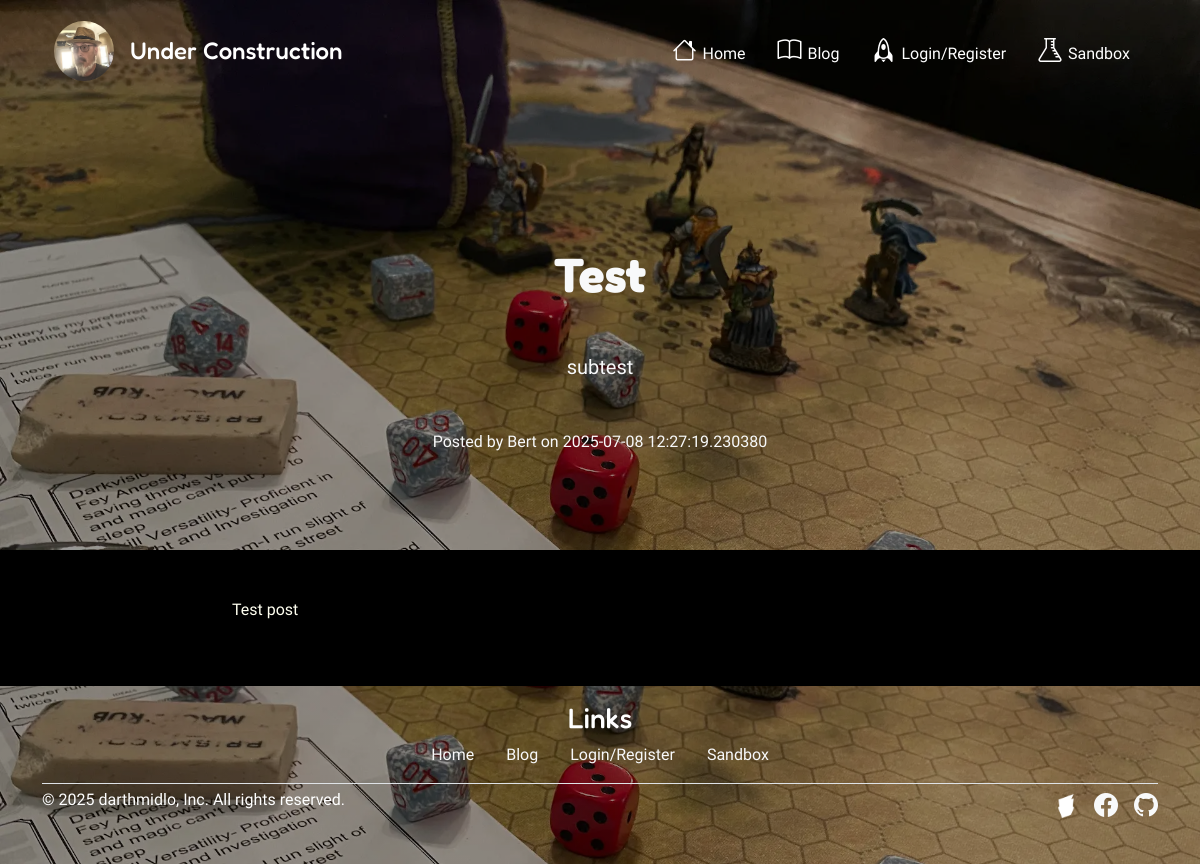
/post/1, run on the app's committed database.
### app.py (models this page shows, shortened)
class BlogPost(db.Model):
    __tablename__ = "blog_posts"
    id: Mapped[int] = mapped_column(Integer, primary_key=True)
    author_id: Mapped[int] = mapped_column(ForeignKey("users.id"), nullable=False)
    author: Mapped["User"] = relationship(back_populates="posts")
    title: Mapped[str] = mapped_column(String(250), unique=True, nullable=False)
    subtitle: Mapped[str] = mapped_column(String(250), nullable=False)
    date: Mapped[datetime] = mapped_column(default=datetime.utcnow, nullable=False)
    updated_at: Mapped[datetime] = mapped_column(
        default=datetime.utcnow, onupdate=datetime.utcnow
    )
    is_published: Mapped[bool] = mapped_column(default=True, nullable=False)
    body: Mapped[str] = mapped_column(Text, nullable=False)
    img_url: Mapped[str] = mapped_column(String(250), nullable=True)
    slug: Mapped[str] = mapped_column(String(250), unique=True, nullable=False)
    comments: Mapped[List["Comment"]] = relationship(
        back_populates="parent_post",
        cascade="all, delete",  # Auto delete comments if a post is deleted
    )

class User(UserMixin, db.Model):
    __tablename__ = "users"
    id: Mapped[int] = mapped_column(Integer, primary_key=True)
    email: Mapped[str] = mapped_column(String(100), unique=True, nullable=False)
    password: Mapped[str] = mapped_column(String(100), nullable=False)
    name: Mapped[str] = mapped_column(String(100), nullable=False)
    admin: Mapped[bool] = mapped_column(default=False, nullable=False)
    is_active: Mapped[bool] = mapped_column(default=True, nullable=False)
    posts: Mapped[List["BlogPost"]] = relationship(back_populates="author")
    comments: Mapped[List["Comment"]] = relationship(back_populates="comment_author")

### app.py (the view)
@app.route("/post/<int:post_id>", methods=["GET", "POST"])
def show_post(post_id):
    requested_post = db.get_or_404(BlogPost, post_id)
    return render_template("post.html", post=requested_post)

### templates/post.html
{% from "bootstrap5/form.html" import render_form %} {% extends "base.html" %}
{% block content %}
<section class="position-relative">
  <div class="px-4 py-5 my-5 text-center text-light">
    <h1 class="display-5 fw-bold my-5">{{ post.title }}</h1>
    <div class="col-lg-6 mx-auto">
      <p class="lead my-5">{{ post.subtitle }}</p>
      <span class="meta">
        Posted by {{ post.author.name }} on {{ post.date }}
      </span>
    </div>
  </div>
</section>
<section class="section-bg">
  <div class="container">
    <div class="row">
      <div class="col-lg-8 col-md-10 mx-auto my-5">{{ post.body|safe }}</div>
    </div>
  </div>
</section>
{% endblock %}

### static/css/style.css (style rules this page uses)
.bg-wallpaper { background-image: url("../img/game-table.webp"); background-repeat: no-repeat; background-position: top center; background-attachment: fixed; background-size: cover; }
.bg-overlay::before { content: ''; position: fixed; top: 0; right: 0; bottom: 0; left: 0; background: rgba(0,0,0,0.4); z-index: -1; pointer-events: none; }
h1, h2, h3, .hero-title, .section-title { font-family: 'Fredoka', sans-serif; font-weight: 500; }
body, p, li, a, .nav-link, .btn { font-family: 'Quicksand', sans-serif; font-weight: 400; }
.section-bg { background-color:black; color: ivory; }

### data on the page
BlogPost: title "Test", subtitle "subtest", date "2025-07-08 12:27:19.230380", body "Test post"
User: author.name "Bert"
